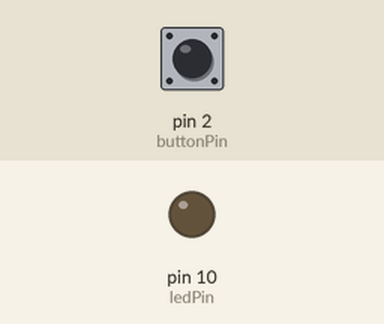
Simulated run of this sketch. Board: Arduino Uno, built with avr-gcc and run on an emulated ATmega328P. On the bench: output pins drawn as LEDs (lit = HIGH). The inputs (shaded band) are chosen by the test bench; at power-on: pin 2 (buttonPin) HIGH. MIDI output is not drawn.

Above: at 1.2 s.
1.3 s: pin 2 (buttonPin) pulled LOW for 0.15 s
At 1.42 s:
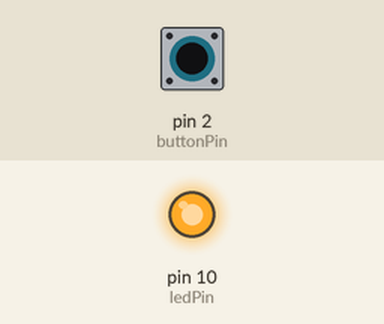
2.9 s: pin 2 (buttonPin) pulled LOW for 3.2 s
At 6.8 s:
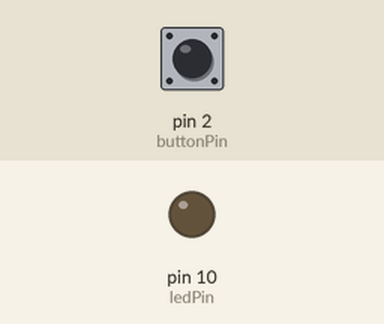
Timing chart, 0 to 8.3 s (numbered marks = the images above; inputs shaded):
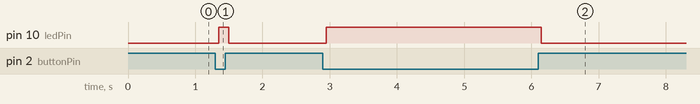

The sketch:

midi_controller.ino
```cpp
#include <MIDI.h>

MIDI_CREATE_DEFAULT_INSTANCE();

const int buttonPin = 2;
const int ledPin = 10;

int buttonState = 0;
int lastButtonState = 0;
unsigned long lastDebounceTime = 0;
unsigned long debounceDelay = 50;

void setup() {
  pinMode(buttonPin, INPUT_PULLUP);
  pinMode(ledPin, OUTPUT);

  MIDI.begin(MIDI_CHANNEL_OMNI);
  Serial.begin(31250);
}

void loop() {
  int reading = digitalRead(buttonPin);

  if (reading != lastButtonState) {
    lastDebounceTime = millis();
  }

  if ((millis() - lastDebounceTime) > debounceDelay) {
    if (reading != buttonState) {
      buttonState = reading;

      if (buttonState == LOW) {
        digitalWrite(ledPin, HIGH);
        MIDI.sendControlChange(1, 127, 1);
      } else {
        digitalWrite(ledPin, LOW);
        MIDI.sendControlChange(1, 0, 1);
      }
    }
  }

  lastButtonState = reading;
}
```

Measured:
- after the input at 1.3 s, pin 10 (ledPin): LOW → HIGH after 0.05 s, → LOW 0.15 s later
- after the input at 2.9 s, pin 10 (ledPin): LOW → HIGH after 0.05 s, → LOW 3.2 s later
